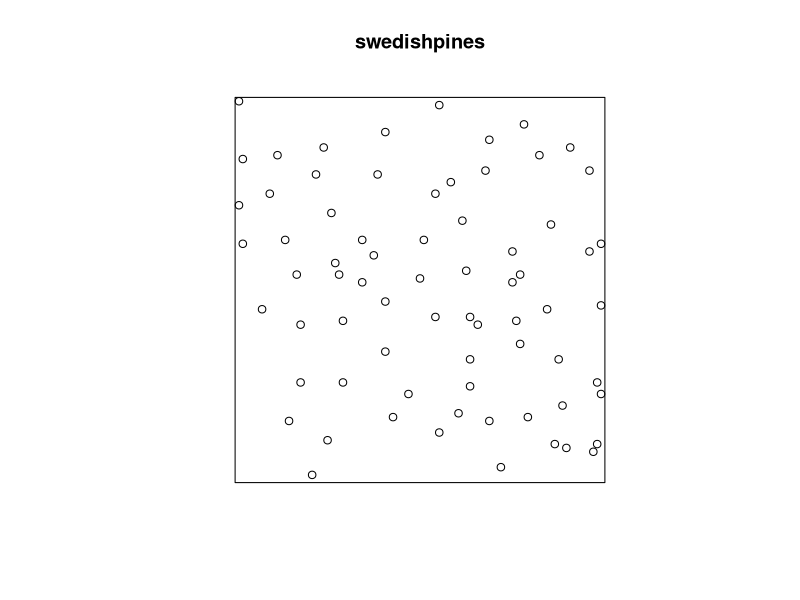
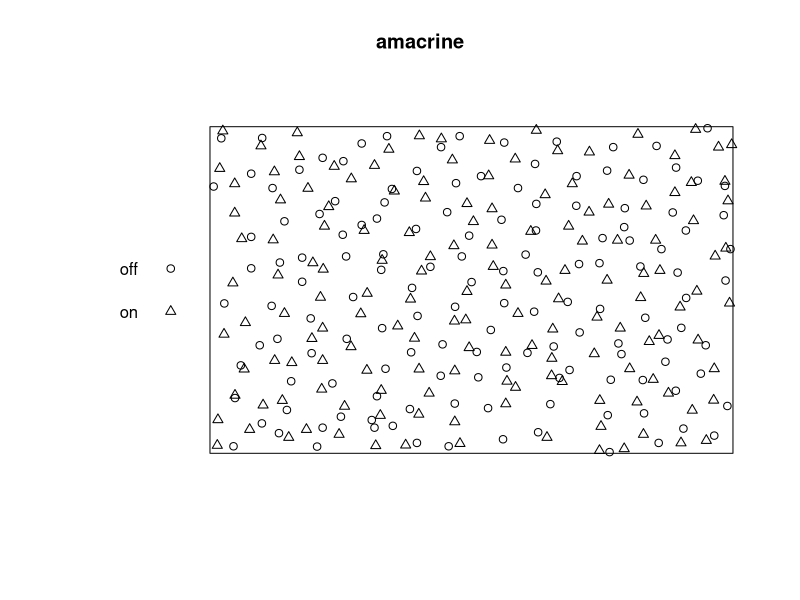
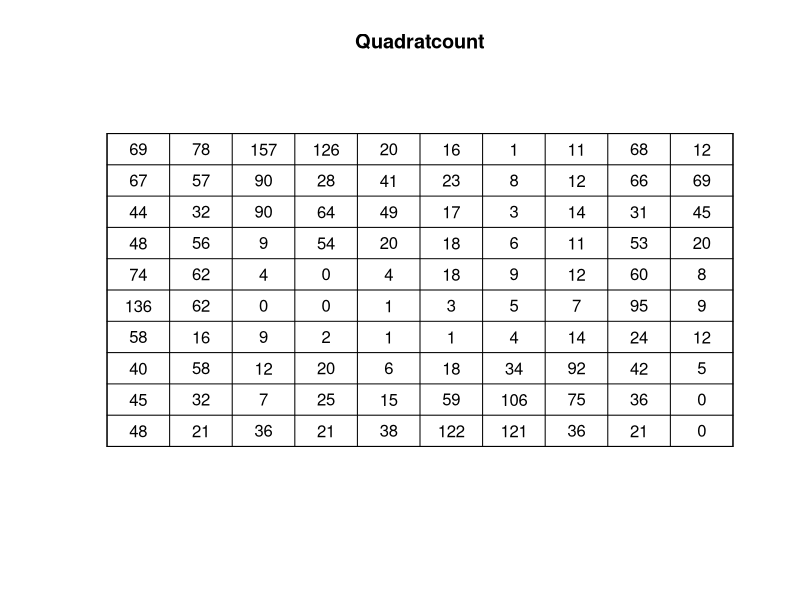
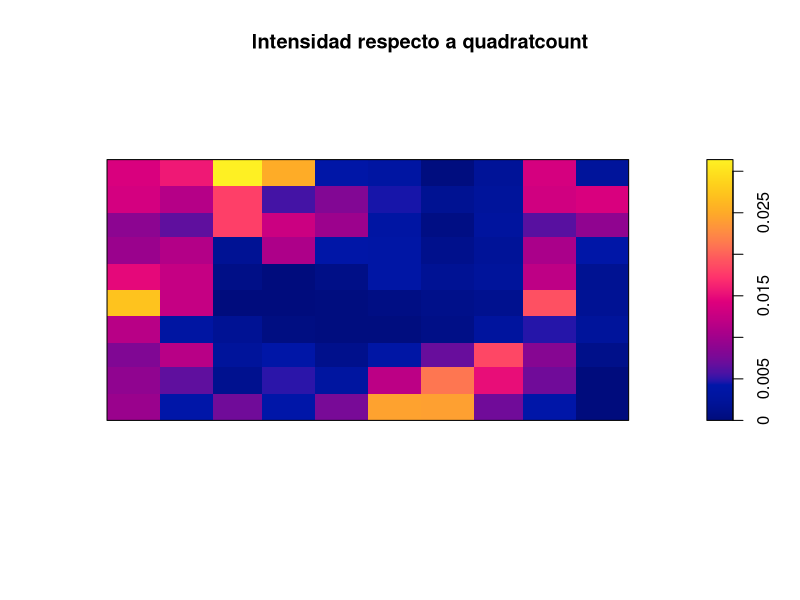
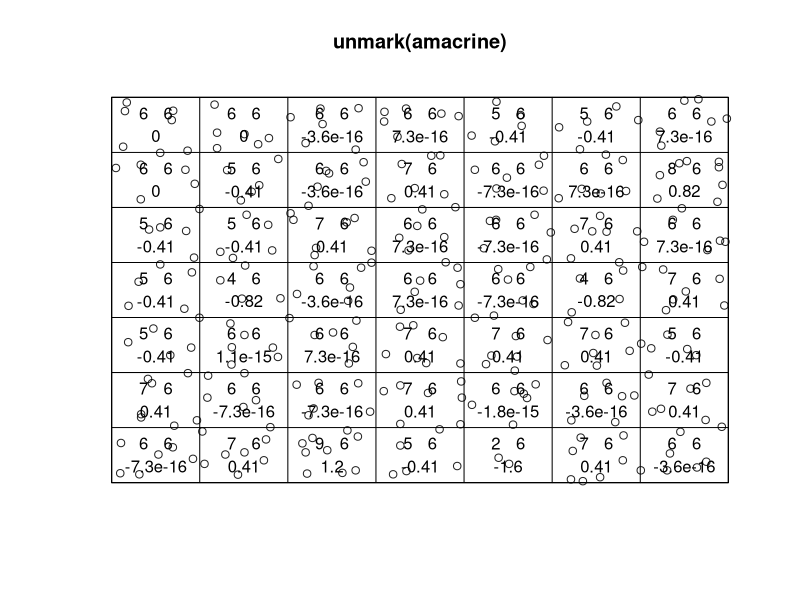
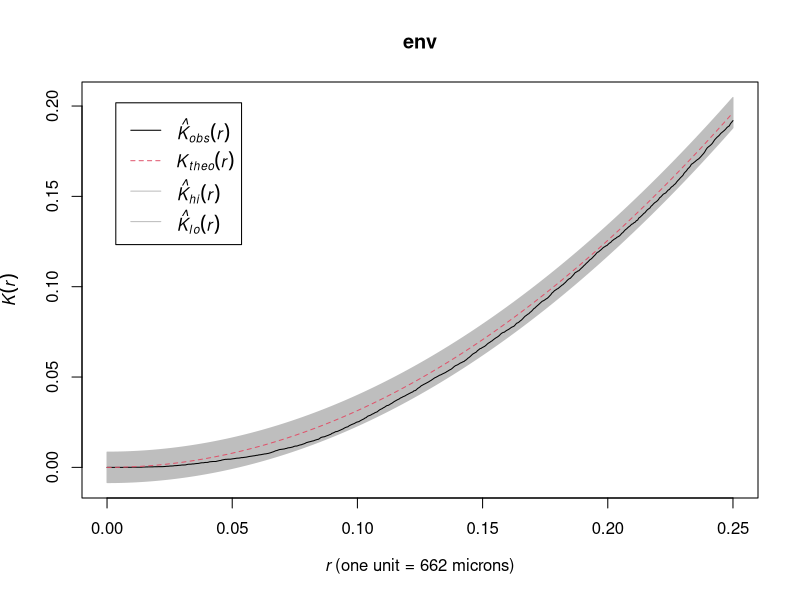
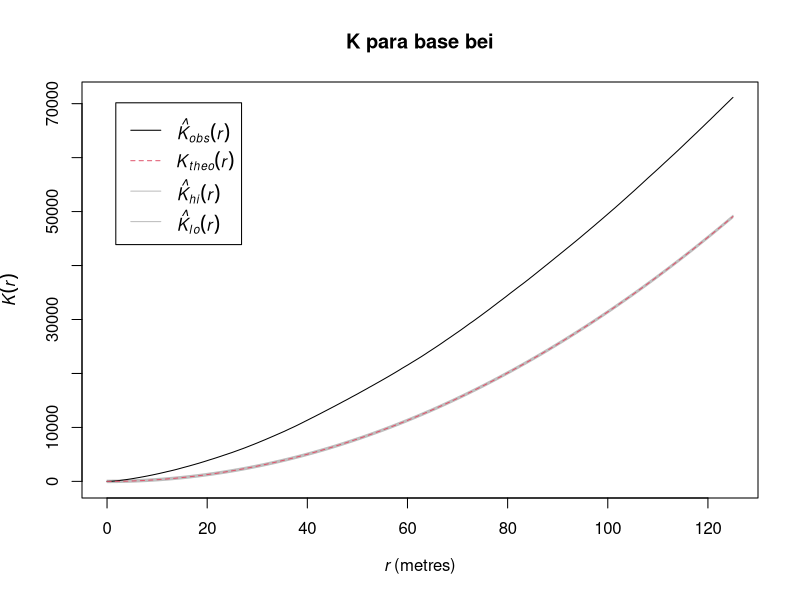
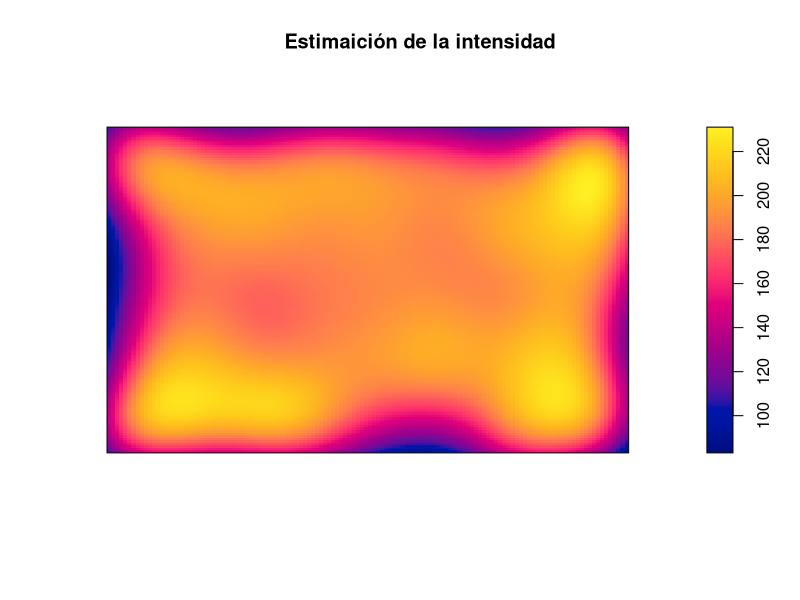

R code for these plots, in order:
## ---- chunk 1
knitr::opts_chunk$set(echo = TRUE)
## ---- chunk 2
library(spatstat)
## ---- chunk 3
plot(swedishpines)
## ---- chunk 4
npoints(swedishpines)/area(Window(swedishpines))
intensity.ppp(swedishpines)
intensity(swedishpines)
## ---- chunk 5
summary(swedishpines)
## ---- chunk 6
plot(amacrine)
## ---- chunk 7
intensity.ppp(amacrine)
intensity(amacrine)
## ---- chunk 8
quadratcount(bei)
## ---- chunk 9
bei |> quadratcount( nx = 10, ny=10) |> plot(main = "Quadratcount")
## ---- chunk 10
bei |> quadratcount( nx = 10, ny=10) |> intensity(, image=TRUE) |> 
  plot(main = "Intensidad respecto a quadratcount")
## ---- chunk 11
qt <- unmark(amacrine) |> quadrat.test(7,7)
qt
## ---- chunk 12
plot(unmark(amacrine))
plot(qt, add = TRUE)
## ---- chunk 13
env <- envelope(unmark(amacrine), Kest, nsim=19, rank=1, global=TRUE)
env
## ---- chunk 14
plot(env)
## ---- chunk 15
bei |> 
envelope(Kest, nsim=19, rank=1, global=TRUE) |> 
  plot(main = "K para base bei")
## ---- chunk 16
amacrine |> density.ppp(diggle = TRUE) |> 
  plot(main = "Estimaición de la intensidad")
## ---- chunk 17
amacrine |> density.ppp(diggle = TRUE) |> 
  contour(main = "Estimaición de la intensidad")
## ---- chunk 18
amacrine |> density.ppp(diggle = TRUE) |> 
  persp(main = "Estimaición de la intensidad")
## ---- chunk 19
b <- bw.diggle(amacrine)
b
## ---- chunk 20
plot(b)
## ---- chunk 21
amacrine |> density.ppp(diggle = TRUE, sigma = b) |> 
  plot(main = "Estimaición de la intensidad con valor óptimo")
## ---- chunk 22
amacrine |> adaptive.density(f=1) |> plot()
## ---- chunk 23
amacrine |> adaptive.density(f=0.1, nrep = 30) |> plot()
## ---- chunk 24
amacrine |> nndensity(k = 10) |> plot()
## ---- chunk 25
fit <- ppm(bei ~ grad, data=bei.extra)
fit
## ---- chunk 26
plot(effectfun(fit, "grad", se.fit=TRUE))
## ---- chunk 27
fit <- ppm(bei ~ elev * grad, data=bei.extra)
fit
## ---- chunk 28
plot(fit, how="image", se=FALSE)
## ---- chunk 29
confint(fit, level=0.95)
## ---- chunk 30
mur <- solapply(murchison, rescale, s=1000, unitname="km")
dfault <- with(mur,distfun(faults))
## ---- chunk 31
fit <- ppm(gold ~ dfault, data=mur)
fit
## ---- chunk 32
plot(effectfun(fit, "dfault", se.fit=TRUE))
## ---- chunk 33
fit0 <- ppm(bei ~ 1)
fit1 <- ppm(bei ~ grad, data=bei.extra)
anova(fit0, fit1, test="LR")
## ---- chunk 34
fit2e <- ppm(bei ~ polynom(elev, 2), data=bei.extra)
fit2e1g <- update(fit2e, . ~ . + grad)
anova(fit2e, fit2e1g, test="LR")
## ---- chunk 35
fitprop <- ppm(bei ~ offset(log(grad)),data=bei.extra) 
fitnull <- ppm(bei ~1)
AIC(fitprop)
AIC(fitnull)
## ---- chunk 36
diagnose.ppm(fit2e)
## ---- chunk 37
fit <- ppm(bei ~ polynom(grad, elev, 2), data=bei.extra) 
lamhat <- predict(fit)
lamB <- predict(fit, locations=bei)
## ---- chunk 38
predict(fit) |> plot()
## ---- chunk 39
X <- simulate(fitprop);plot(X[[1]])
## ---- chunk 40
vols <- with(marks(finpines),
(pi/12) * height * (diameter/100)^2)
Dvol <- density(finpines, weights=vols, sigma=bw.ppl)
plot(Dvol)
